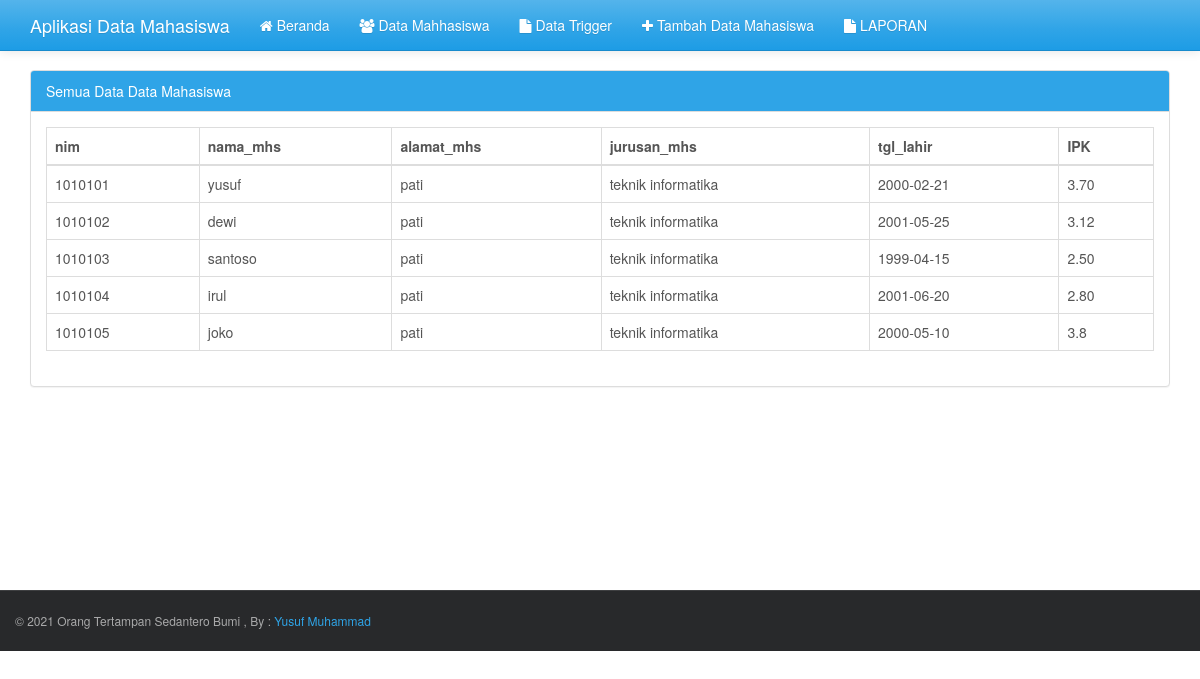
Screenshot of /project/petani.php with the database file from the repository.
### tables this page shows
CREATE TABLE `yusuf_311910617` (
  `nim` int(10) NOT NULL,
  `nama_mhs` varchar(30) DEFAULT NULL,
  `alamat_mhs` varchar(20) DEFAULT NULL,
  `jurusan_mhs` varchar(20) DEFAULT NULL,
  `tgl_lahir` date DEFAULT NULL,
  `IPK` char(10) DEFAULT NULL
);

### project/petani.php (the view, shortened to what this page needs)
<?php
include("config.php");
?>
<!DOCTYPE html>
<html>
	<head>
		<?php include("include/css.php"); ?>
	</head>
	<body>
		<header>
			<?php include("include/header.php"); ?>
		</header>
		<div class='container' style='margin-top:70px'>
			<div class='row' style='min-height:520px'>
				<div class='col-md-12'>
				<div class='panel panel-primary'>
						<div class='panel-heading'>Semua Data Data Mahasiswa</div>
						<div class='panel-body'>
							<table class="table table-hover table-bordered">
							  <thead>
								<tr>
								  <th>nim</th>
								  <th>nama_mhs</th>
								  <th>alamat_mhs</th>
								  <th>jurusan_mhs</th>
								  <th>tgl_lahir</th>
								  <th>IPK</th>
								</tr>
							  </thead>
							  <tbody>
								<?php
									$sqlquery = "SELECT * FROM yusuf_311910617";
									if ($result = mysqli_query($koneksi, $sqlquery)) {
										while ($row = mysqli_fetch_assoc($result)) {
								?>
								<tr>
								<td><?php echo $row["nim"];?></td>
								<td><?php echo $row["nama_mhs"];?></td>
								<td><?php echo $row["alamat_mhs"];?></td>
								<td><?php echo $row["jurusan_mhs"];?></td>
								<td><?php echo $row["tgl_lahir"];?></td>
								<td><?php echo $row["IPK"];?></td>
								</div>
								<?php
										}
									}
									?>
		<?php include("include/footer.php"); ?>
	</body>
</html>

### rows the page displays
yusuf_311910617: nim "1010101", nama_mhs "yusuf", alamat_mhs "pati", jurusan_mhs "teknik informatika", tgl_lahir "2000-02-21", IPK "3.70"
yusuf_311910617: nim "1010102", nama_mhs "dewi", alamat_mhs "pati", jurusan_mhs "teknik informatika", tgl_lahir "2001-05-25", IPK "3.12"
yusuf_311910617: nim "1010103", nama_mhs "santoso", alamat_mhs "pati", jurusan_mhs "teknik informatika", tgl_lahir "1999-04-15", IPK "2.50"
yusuf_311910617: nim "1010104", nama_mhs "irul", alamat_mhs "pati", jurusan_mhs "teknik informatika", tgl_lahir "2001-06-20", IPK "2.80"
yusuf_311910617: nim "1010105", nama_mhs "joko", alamat_mhs "pati", jurusan_mhs "teknik informatika", tgl_lahir "2000-05-10", IPK "3.8"
